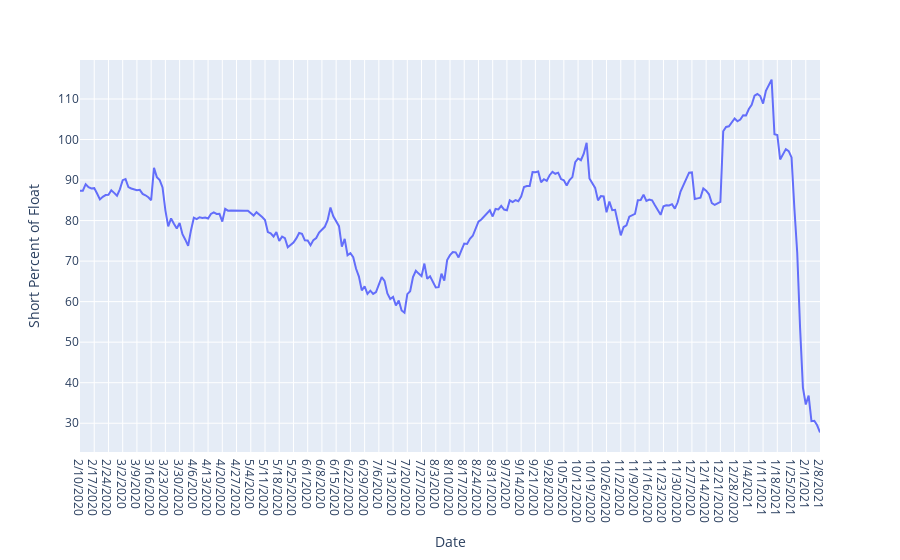

The notebook cell saved with this chart:
### Code cell
px.line(gme_interest,
    x="date",
    y="si_pct_float", 
    labels={"date": "Date",
            "si_pct_float": "Short Percent of Float"},
)

### Figure 1 — Plotly figure (JSON) as saved in the notebook; plotly's stock layout.template omitted (floating-point values rounded to 4 significant figures; data arrays with more than 128 entries replaced by an {"elided": "..."} marker saying what was removed)
{"data": [{"hovertemplate": "Date=%{x}<br>Short Percent of Float=%{y}<extra></extra>", "legendgroup": "", "line": {"color": "#636efa", "dash": "solid"}, "mode": "lines", "name": "", "orientation": "v", "showlegend": false, "type": "scatter", "x": {"elided": "261 str values"}, "xaxis": "x", "y": {"elided": "261 float values"}, "yaxis": "y"}], "layout": {"autosize": true, "legend": {"tracegroupgap": 0}, "margin": {"t": 60}, "xaxis": {"anchor": "y", "autorange": true, "domain": [0, 1], "range": [0, 260], "title": {"text": "Date"}, "type": "category"}, "yaxis": {"anchor": "x", "autorange": true, "domain": [0, 1], "range": [22.9, 119.6], "title": {"text": "Short Percent of Float"}, "type": "linear"}}}
